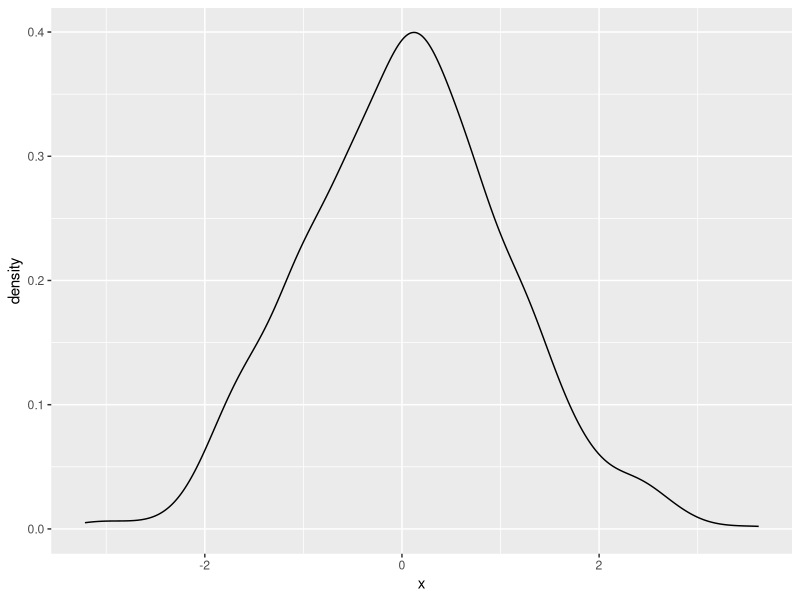

Recreate this plot in R.
library(ggplot2)

1+1 

df <- data.frame(x  = rnorm(1000))



ggplot(df,aes(x))+geom_density()


mean(df$x)

df$y = rnorm(1000)*1.5 +5


summary(lm(y~x, data =df))

55 * 55

print("I did fork it right, after all.")
